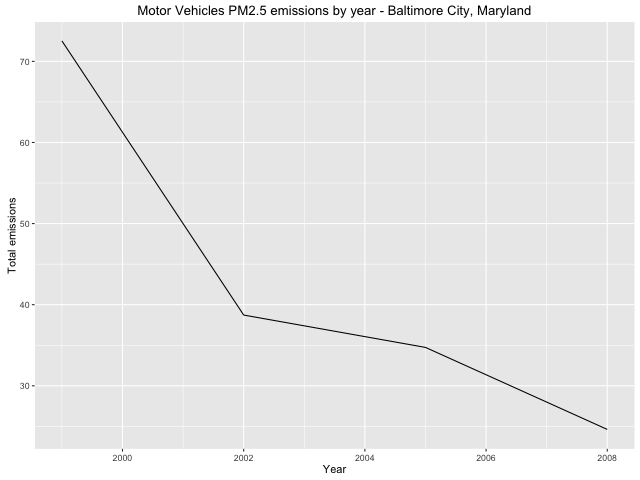

Write the R code that produced this figure.
source("common.R")

# How have emissions from motor vehicle sources changed from 1999-2008
# in Baltimore City?

baltimore_fips <- "24510"

png(
  filename = "plot5.png", width = 640, height = 480, units = "px"
)

# join tables on SCC
pm25_summary_by_year <-
  pm25 %>%
  filter(fips == baltimore_fips) %>%
  left_join(classification_codes) %>%
  filter( grepl(".*Vehicle.*", Short.Name, ignore.case = TRUE) ) %>%
  group_by(year) %>%
  summarise(total = sum(Emissions))

qplot(
  year,
  total,
  data = pm25_summary_by_year,
  geom = "line",
  main = "Motor Vehicles PM2.5 emissions by year - Baltimore City, Maryland",
  xlab = "Year",
  ylab = "Total emissions"
)

dev.off()
